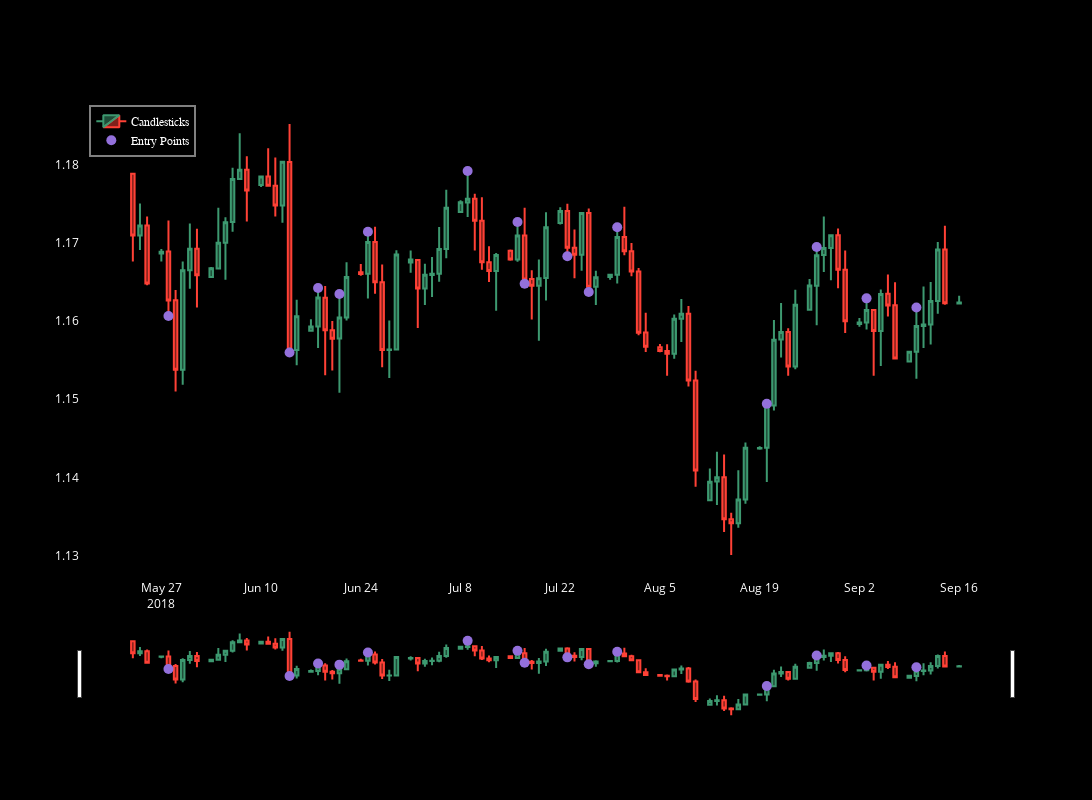

Source (notebook cell):
### Code cell
plot_candlestick_with_signals(dataframes[0], start_index=300, num_rows=100)
